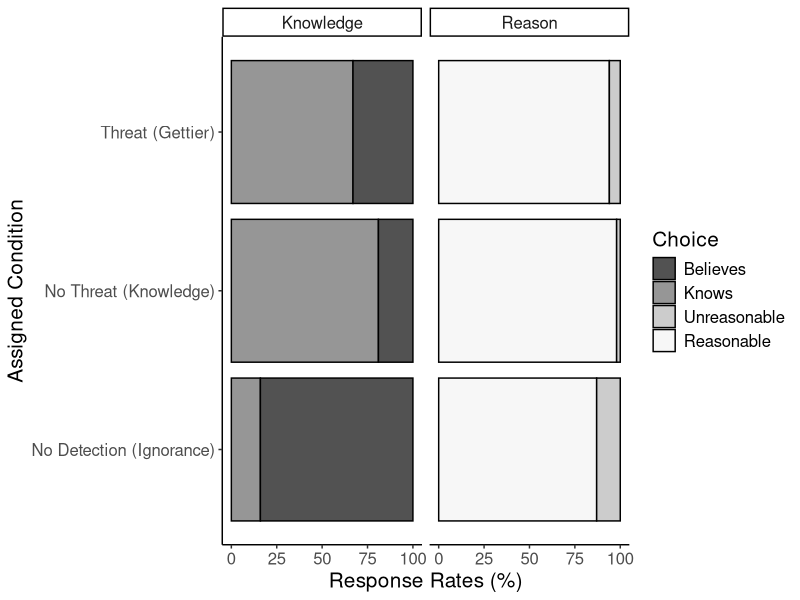

R code for this plot:
library(ggplot2)
library(RColorBrewer)

threat <- rep(c("No Threat (Knowledge)", "Threat (Gettier)", "No Detection (Ignorance)"), each = 4)
choice <- rep(c("Knows", "Believes", "Reasonable", "Unreasonable"), 3)
dv <- rep(c("Knowledge", "Knowledge", "Reason", "Reason"), 3)
number <- c(81, 19, 98, 2, 
            67, 33, 94, 6,
            16, 84, 87, 13)
DF <- data.frame(threat, choice, number, dv)
DF$choice <- factor(DF$choice, 
                    levels = c("Believes", "Knows", "Unreasonable", "Reasonable"))

ggplot(DF, aes(threat, number, fill = choice)) + 
  facet_wrap(~ dv) + 
  geom_bar(stat = "identity", 
           color = "black") + 
  theme_classic() + 
  xlab("Assigned Condition") + 
  ylab("Response Rates (%)") + 
  scale_fill_brewer(palette = "Greys", name = "Choice", 
                    direction = -1) + 
  theme(text = element_text(size = 15)) + 
  coord_flip()
